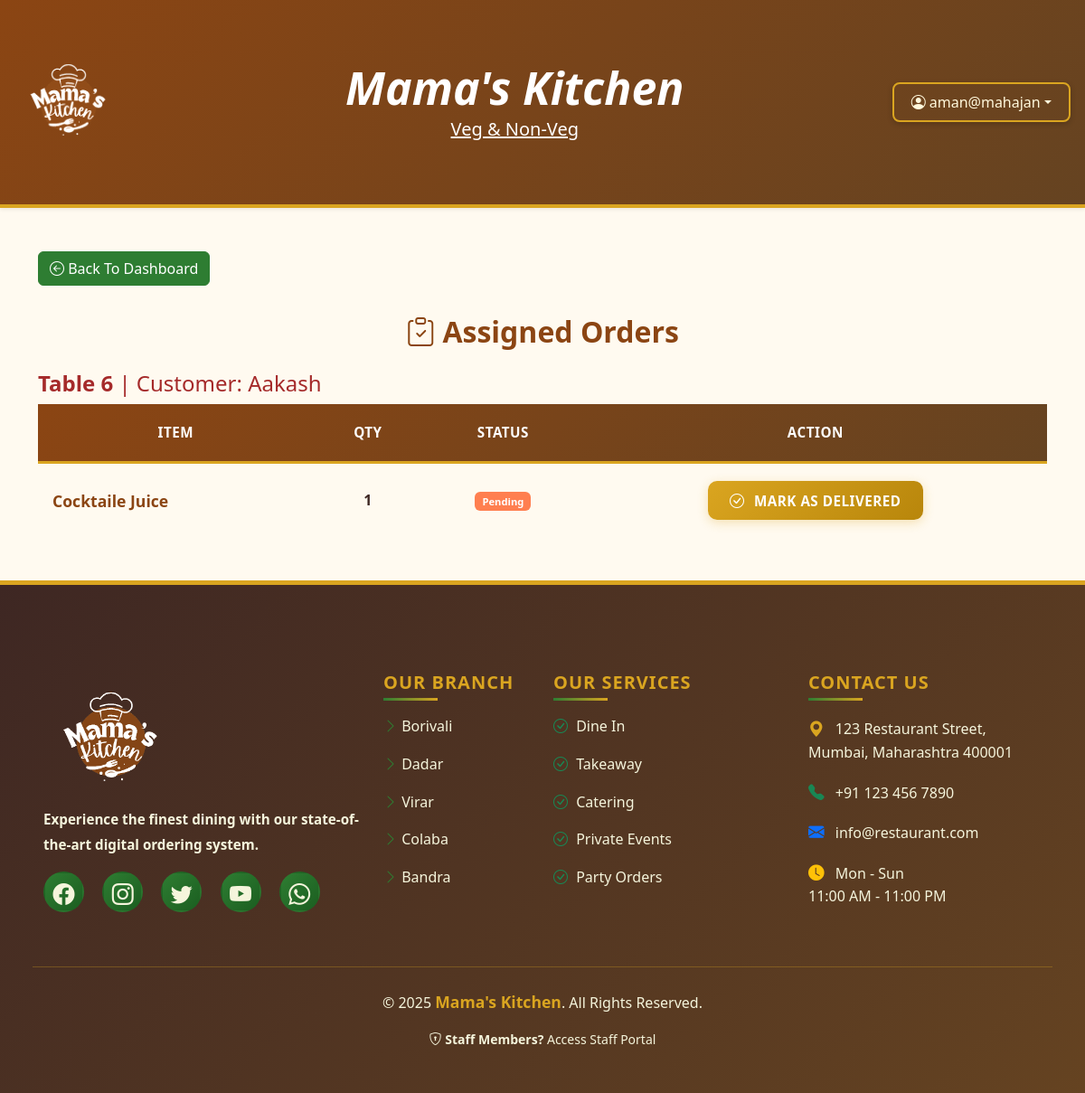
Before: /waiter/orders/ (signed in) with the older database file.
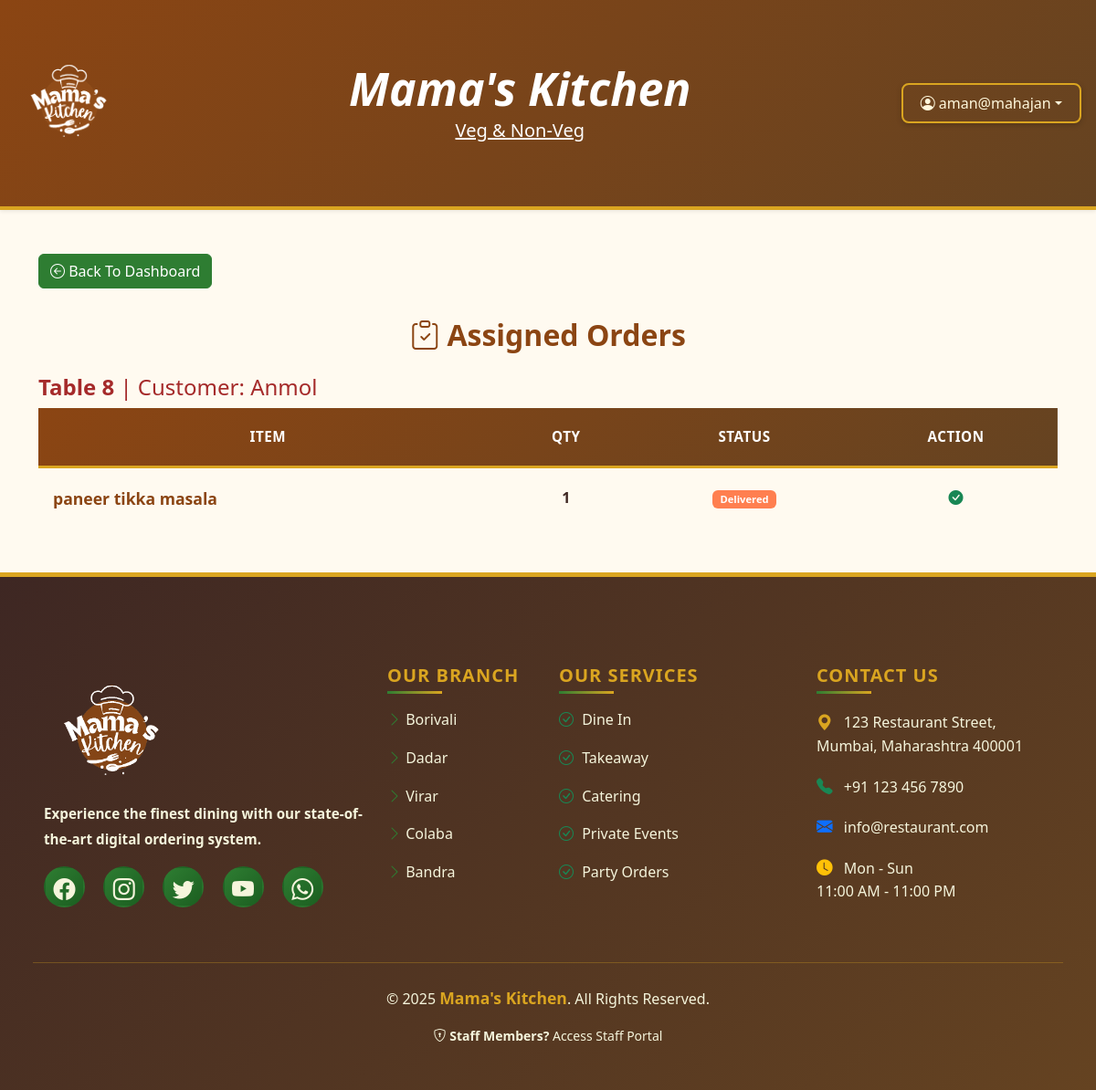
After: the same page with the newer database file.
### common/models.py (models this page shows, shortened)
class Order(models.Model):
    table = models.ForeignKey(Table, on_delete=models.CASCADE)
    customer = models.ForeignKey(Customer, on_delete=models.CASCADE)
    waiter = models.ForeignKey(Staff, on_delete=models.SET_NULL, null=True, blank=True)
    status = models.CharField(max_length=20, default='Pending')  # e.g. pending, preparing, served, paid
    created_at = models.DateTimeField(auto_now_add=True)

class Table(models.Model):
    number = models.IntegerField(unique=True)
    capacity = models.IntegerField()
    is_occupied = models.BooleanField(default=False)
    assigned_waiter = models.ForeignKey('Staff', null=True, blank=True, on_delete=models.SET_NULL)
    last_activity = models.DateTimeField(auto_now=True)

class Customer(models.Model):
    name = models.CharField(max_length=100)
    mobile = models.CharField(max_length=10, unique=True)
    email = models.EmailField()
    otp = models.CharField(max_length=6)
    is_verified = models.BooleanField(default=False)
    table = models.ForeignKey(Table, null=True, blank=True, on_delete=models.SET_NULL)

class OrderItem(models.Model):
    order = models.ForeignKey(Order, related_name='items', on_delete=models.CASCADE)
    item = models.ForeignKey(MenuItem, on_delete=models.CASCADE)
    quantity = models.PositiveIntegerField(default=1)
    is_delivered = models.BooleanField(default=False)
    KITCHEN_STATUS_CHOICES = [
        ('pending', 'Pending'),
        ('preparing', 'Preparing'),
        ('ready', 'Ready'),
    ]
    kitchen_status = models.CharField(max_length=15, choices=KITCHEN_STATUS_CHOICES, default='pending')

class MenuItem(models.Model):
    CATEGORY_CHOICES = (
        ('Veg', 'Vegetarian'),
        ('Non-Veg', 'Non-Vegetarian'),
    )
    MEAL_TYPE_CHOICES = (
        ('burgers', 'Burgers'),
        ('pizzas', 'Pizzas'),
        ('salads', 'Salads'),
        ('breakfast', 'Breakfast'),
        ('starter', 'Starter'),
        ('soup', 'Soup'),
        ('main_course', 'Main Course'),
        ('rice', 'Rice'),
        ('noodles', 'Noodles'),
        ('dessert', 'Dessert'),
        ('juices', 'Juices'),
        ('beverage', 'Beverage'),
    )
    name = models.CharField(max_length=100)
    description = models.TextField(blank=True)
    price = models.DecimalField(max_digits=6, decimal_places=2)
    is_available = models.BooleanField(default=True)
    category = models.CharField(max_length=100, choices=CATEGORY_CHOICES,default="Veg")
    stock_quantity = models.IntegerField(default=0)
    low_stock_threshold = models.IntegerField(default=5)
    meal_type = models.CharField(max_length=50, choices=MEAL_TYPE_CHOICES, default='main_course')

### waiter/views.py (the view)
# urls.py: path('orders/', views.waiter_orders, name='waiter_orders'),
@login_required
def waiter_orders(request):
    try:
        waiter = Staff.objects.get(user=request.user)
    except Staff.DoesNotExist:
        return redirect('login')
    tables = Table.objects.filter(assigned_waiter=waiter, is_occupied=True)
    orders = Order.objects.filter(table__in=tables).order_by('-created_at')
    return render(request, 'waiter/orders.html', {
        'orders': orders
    })

### templates/waiter/orders.html
{% extends 'base.html' %}
{% block content %}
<div class="container mt-5">
  <a href="{% url 'waiter_dashboard' %}" class="btn btn-success"><i class="bi bi-arrow-left-circle"></i> Back To
    Dashboard</a>
  <div class="text-center">
    <h3><i class="bi bi-clipboard-check"></i> Assigned Orders</h3>
  </div>
  {% for order in orders %}
  <div class="mb-4 mt-4">
    <h4 style="color: brown;"><strong>Table {{ order.table.number }}</strong> | Customer: {% if order.customer %}
      {{ order.customer.name|title }}
      {% else %}
      <span class="text-danger">Unknown</span>
      {% endif %}
    </h4>
    <table class="custom-table">
      <thead>
        <tr>
          <th>Item</th>
          <th>Qty</th>
          <th>Status</th>
          <th>Action</th>
        </tr>
      </thead>
      <tbody>
        {% for item in order.items.all %}
        <tr>
          <td>{{ item.item.name }}</td>
          <td class="text-center">{{ item.quantity }}</td>
          <td class="text-center">
            {% if item.is_delivered %}
            <span class="badge bg-success">Delivered</span>
            {% else %}
            <span class="badge bg-warning">Pending</span>
            {% endif %}
          </td>
          <td class="text-center">
            {% if not item.is_delivered %}
            <a href="{% url 'mark_item_delivered' item.id %}" class="btn btn-sm btn-outline-success">
              <i class="bi bi-check-circle"></i> Mark as Delivered
            </a>
            {% else %}
            <i class="bi bi-check-circle-fill text-success"></i>
            {% endif %}
          </td>
        </tr>
        {% endfor %}
      </tbody>
    </table>
  </div>
  {% empty %}
  <p>No active orders found.</p>
  {% endfor %}
</div>
{% endblock %}

Changed rows visible on the page:
removed Order: table.number "6", customer.name "Aakash"
removed OrderItem: item.name "Cocktaile Juice", quantity "1", is_delivered "Pending", shown under "6"
added Order: table.number "8", customer.name "Anmol"
added OrderItem: item.name "paneer tikka masala", quantity "1", is_delivered "Delivered", shown under "8"
